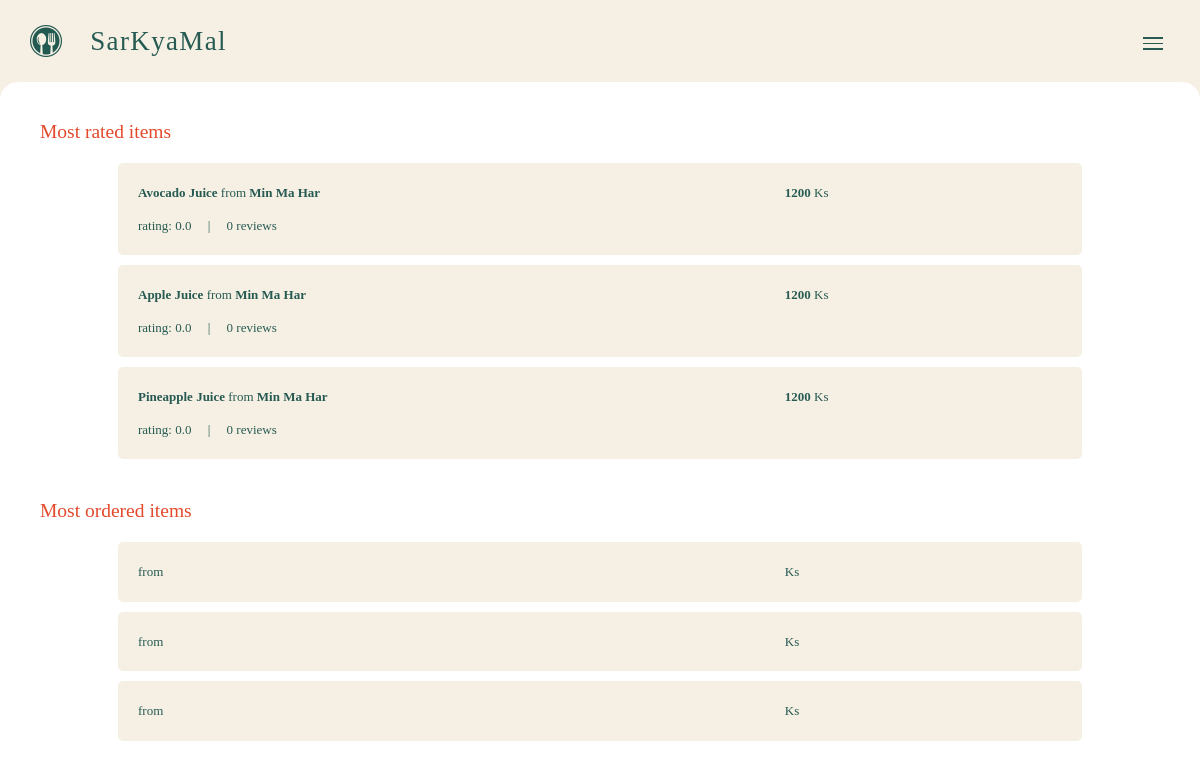
The page /sarkyamal/index.php on the database its author committed.
### tables this page shows
CREATE TABLE `restaurant_menu` (
  `rm_id` varchar(11) NOT NULL,
  `restaurant_id` varchar(10) NOT NULL,
  `menu_id` varchar(10) NOT NULL,
  `price` int(11) NOT NULL,
  `description` text NOT NULL,
  `rating` decimal(10,1) NOT NULL
);

CREATE TABLE `menus` (
  `menu_id` varchar(10) NOT NULL,
  `menu_name` varchar(100) NOT NULL,
  `menu_type` varchar(100) NOT NULL,
  `availability` int(11) NOT NULL,
  `photo` varchar(255) NOT NULL
);

CREATE TABLE `restaurants` (
  `restaurant_id` varchar(10) NOT NULL,
  `restaurant_name` varchar(255) NOT NULL,
  `contact_ph` varchar(20) NOT NULL,
  `location` varchar(11) NOT NULL
);

### sarkyamal/index.php (the view, shortened to what this page needs)
<?php
   include('config/connect.php');
?>
<!DOCTYPE html>
<html lang="en">
<head>
</head>
<body>
<section id="body">
   <?php
      include('nav.php');
      include('cart.php');
   ?>
   <div id="page-title">
      <h4>Most rated items</h4>
   </div>
   <div class="content">
      <?php
         $sql="SELECT * FROM restaurants, restaurant_menu, menus WHERE restaurants.restaurant_id=restaurant_menu.restaurant_id AND menus.menu_id=restaurant_menu.menu_id ORDER BY restaurant_menu.rating DESC LIMIT 3";
         $select=mysqli_query($conn, $sql);
         for ($i=0; $i < 3; $i++) :
            $data=mysqli_fetch_array($select);
            $rm_id=$data['rm_id'];
            $select_review=mysqli_query($conn, "SELECT * FROM reviews WHERE rm_id='$rm_id'");
            $reviewcount=mysqli_num_rows($select_review);
      ?>
      <div class="home-menu">
         <div class="row">
            <div class="width70">
               <p><b><?php echo $data['menu_name'] ?></b> from <b><?php echo $data['restaurant_name'] ?></b> </p>
            </div>
            <div class="width30">
               <b><?php echo $data['price'] ?></b> Ks
            </div>
            <div>
               rating: <?php echo $data['rating']; ?>&emsp; | &emsp;<?php echo $reviewcount; ?> reviews
            </div>
         </div>
     </div>
      <?php endfor; ?>
   </div>
   <br>
   <div id="page-title">
      <h4>Most ordered items</h4>
   </div>
   <div class="content">
      <?php
         $sql="SELECT rm_id, COUNT(rm_id) AS moi FROM order_detail GROUP BY rm_id ORDER BY COUNT(rm_id) DESC LIMIT 3";
         $select=mysqli_query($conn, $sql);
         for ($i=0; $i < 3; $i++) :
            $data=mysqli_fetch_array($select);
            $rm_id=$data['rm_id'];
            $sql1="SELECT * FROM restaurants, restaurant_menu, menus WHERE restaurants.restaurant_id=restaurant_menu.restaurant_id AND menus.menu_id=restaurant_menu.menu_id AND restaurant_menu.rm_id='$rm_id'";
            $select_moi=mysqli_query($conn, $sql1);
            $data_moi=mysqli_fetch_array($select_moi);
      ?>
      <div class="home-menu">
         <div class="row">
            <div class="width70">
               <b><?php echo $data_moi['menu_name'] ?></b> from <b><?php echo $data_moi['restaurant_name'] ?></b>
            </div>
            <div class="width30">
               <b><?php echo $data_moi['price'] ?></b> Ks
            </div>
         </div>
     </div>
      <?php endfor; ?>
   </div>
</section>
</body>
</html>

### sarkyamal/config/style.css (style rules this page uses)
body, html { padding: 0; margin: 0; overflow-x: hidden; max-width: 100%; font-family: 'Proxima Nova Regular'; font-size: 13px; background: #ffffff; color: #275A53; }
.row { margin: 0; padding: 0; }
#body { position: absolute; top: 120px; width: 100%; margin-bottom: 30px; }
#page-title { margin: 0px 40px 20px; color: #e3492b; }
.content { width: 82%; margin: 20px auto; }
.width70 { width: 70%; }
.width30 { width: 30%; }
.home-menu { background: #f5f0e3; padding: 20px; margin: 10px; border-radius: 5px; }

### rows shown on the page
restaurant_menu: menu.menu_name "Avocado Juice", restaurant.restaurant_name "Min Ma Har", price "1200", rating "0.0", reviewcount "0"
restaurant_menu: menu.menu_name "Apple Juice", restaurant.restaurant_name "Min Ma Har", price "1200", rating "0.0", reviewcount "0"
restaurant_menu: menu.menu_name "Pineapple Juice", restaurant.restaurant_name "Min Ma Har", price "1200", rating "0.0", reviewcount "0"
